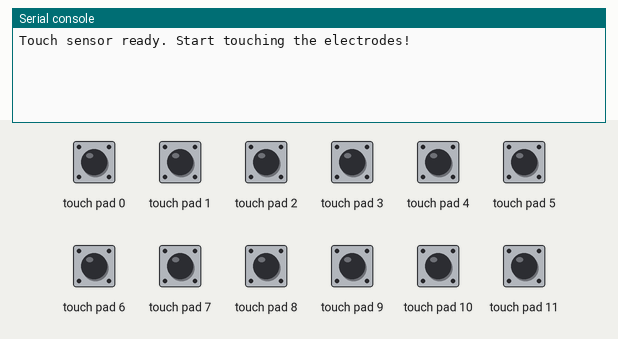
This program was run on a simulated ESP32 board running MicroPython. Shown: the last lines printed to the serial console. Inputs (shaded band) come from the test bench; at power-on: touch pad 0–11 LOW.

Above: at 1.2 s.
1.3 s: touch pad 0 pulled HIGH for 0.15 s
At 2.6 s:
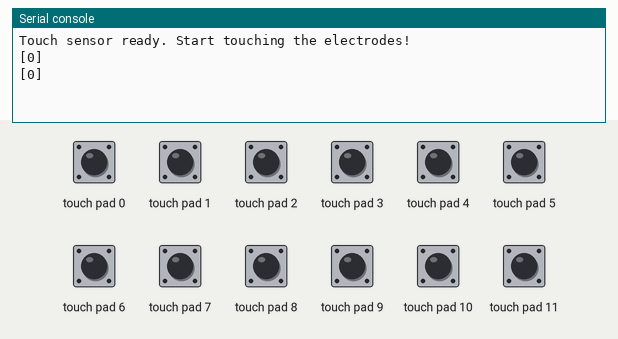
2.9 s: touch pad 1 pulled HIGH for 0.15 s
At 4.1 s:
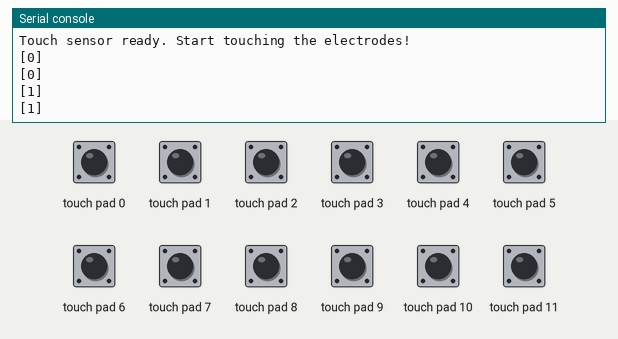
4.5 s: touch pad 2 pulled HIGH for 0.15 s
At 5.5 s:
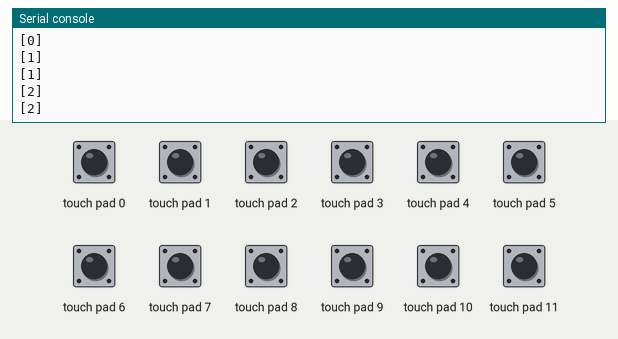
6.1 s: touch pad 3 pulled HIGH for 0.15 s
At 6.9 s:
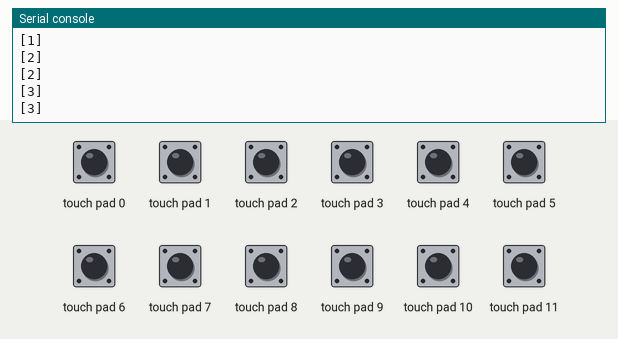
7.7 s: touch pad 4 pulled HIGH for 0.15 s
At 8.4 s:
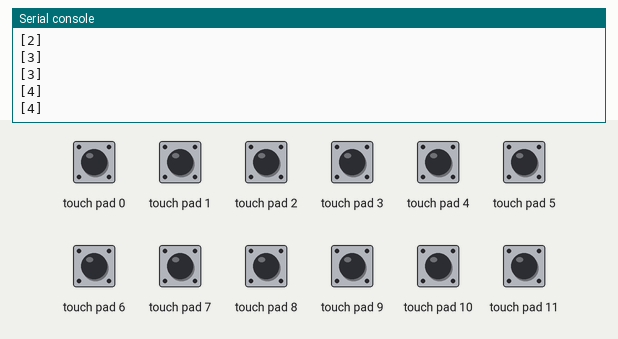
9.3 s: touch pad 5 pulled HIGH for 0.15 s
At 9.8 s:
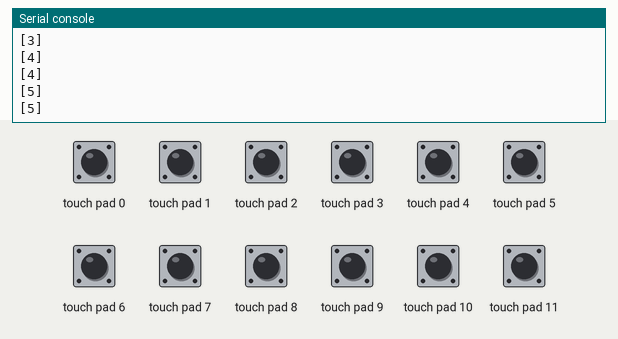
Timing chart, 0 to 11.9 s (numbered marks = the images above; inputs shaded):
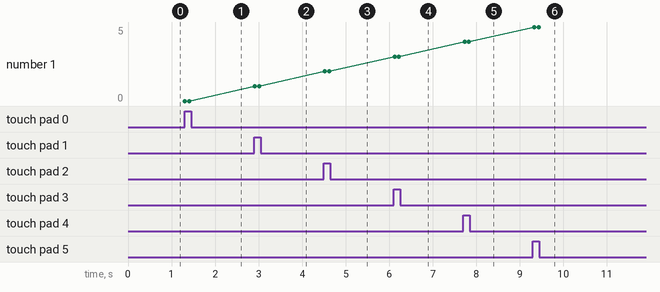

Measured:
- after the input at 1.3 s, the serial console: prints a new line at once (image 1)
- after the input at 2.9 s, the serial console: prints a new line at once (image 2)
- after the input at 4.5 s, the serial console: prints a new line at once (image 3)
- after the input at 6.1 s, the serial console: prints a new line at once (image 4)
- after the input at 7.7 s, the serial console: prints a new line at once (image 5)
- after the input at 9.3 s, the serial console: prints a new line at once (image 6)
- plotted number 1: 0 → 1 after the input at 2.9 s, 1 → 2 after the input at 4.5 s, 2 → 3 after the input at 6.1 s, 3 → 4 after the input at 7.7 s, 4 → 5 after the input at 9.3 s

The program:

mpr121_touch.py
```python
# 1. import statements
from mpr121 import MPR121
from machine import Pin, I2C
import utime

# 2. functions and variables
# Initialize I2C on bus 0 with SDA on GPIO 21 and SCL on GPIO 22
i2c = I2C(0, sda=Pin(21), scl=Pin(22))

# Create an MPR121 object
mpr = MPR121(i2c)

print("Touch sensor ready. Start touching the electrodes!")

# 3. main loop
while True:
    # Get a list of all currently touched electrodes
    touched_pins = mpr.get_all_states()
    if len(touched_pins) != 0:
        print(touched_pins)
    utime.sleep_ms(100)

    
```

mpr121.py
```python
# mpr121.py library
from machine import I2C

class MPR121:
    def __init__(self, i2c, address=0x5A):
        self.i2c = i2c
        self.address = address
        # Reset the sensor
        self._register8(0x80, 0x63)
        # Configuration settings
        self.set_thresholds(15, 7)
        self._register8(0x5E, 0x8C)  # Config 1
        self._register8(0x5F, 0x9A)  # Config 2
        # Enable all 12 electrodes
        self._register8(0x5E, 0x8C)
        self._register8(0x5F, 0x9A)

    def _register8(self, register, value):
        self.i2c.writeto_mem(self.address, register, bytes([value]))

    def _register16(self, register):
        data = self.i2c.readfrom_mem(self.address, register, 2)
        return (data[1] << 8) | data[0]

    def set_thresholds(self, touch, release):
        for i in range(12):
            self._register8(0x41 + (2 * i), touch)
            self._register8(0x42 + (2 * i), release)

    def get_all_states(self):
        touched = self._register16(0x00)
        states = []
        for i in range(12):
            if touched & (1 << i):
                states.append(i)
        return states

    def is_touched(self, pin):
        touched = self._register16(0x00)
        return True if touched & (1 << pin) else False
```
